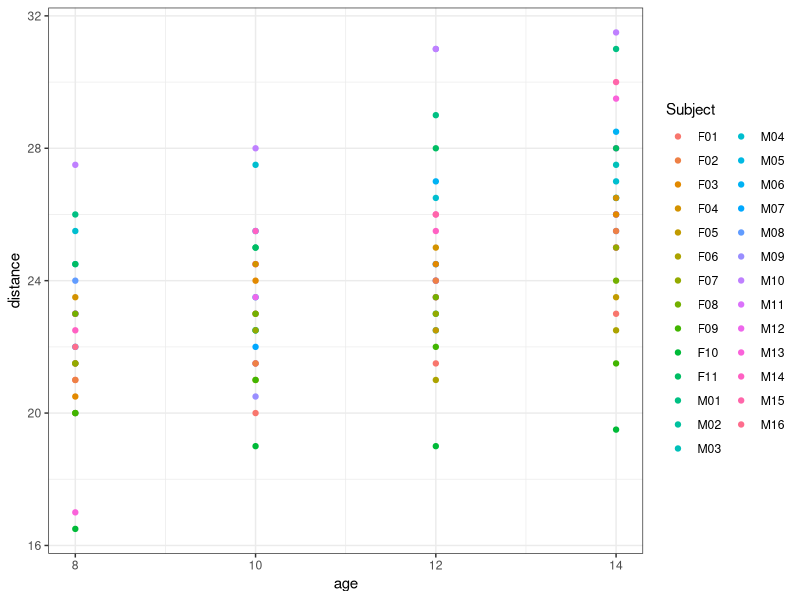
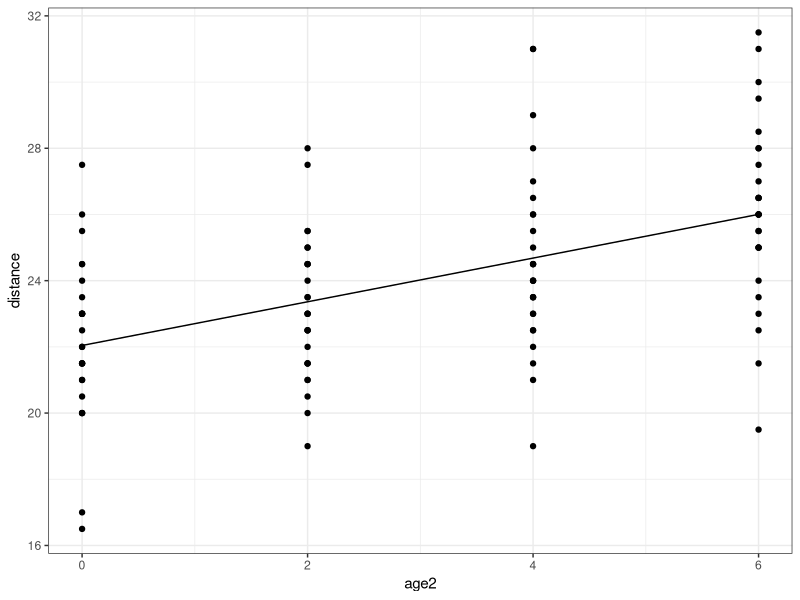
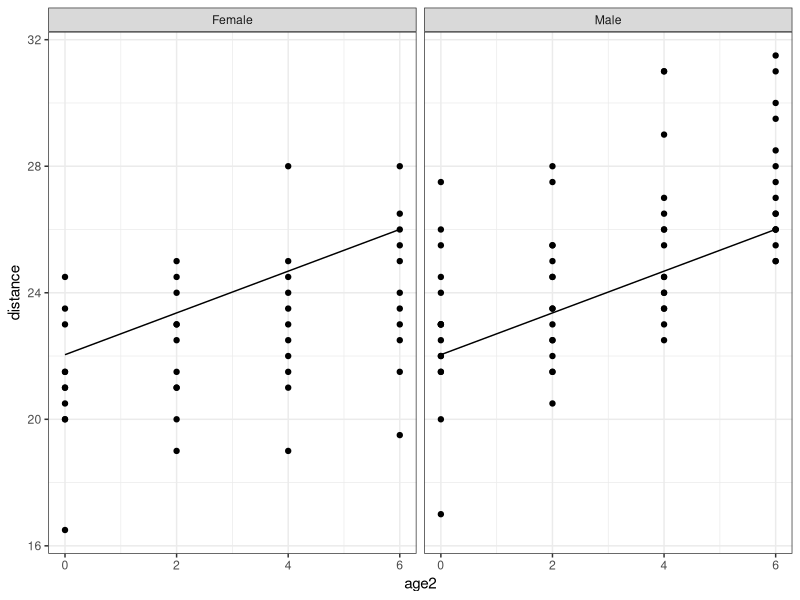
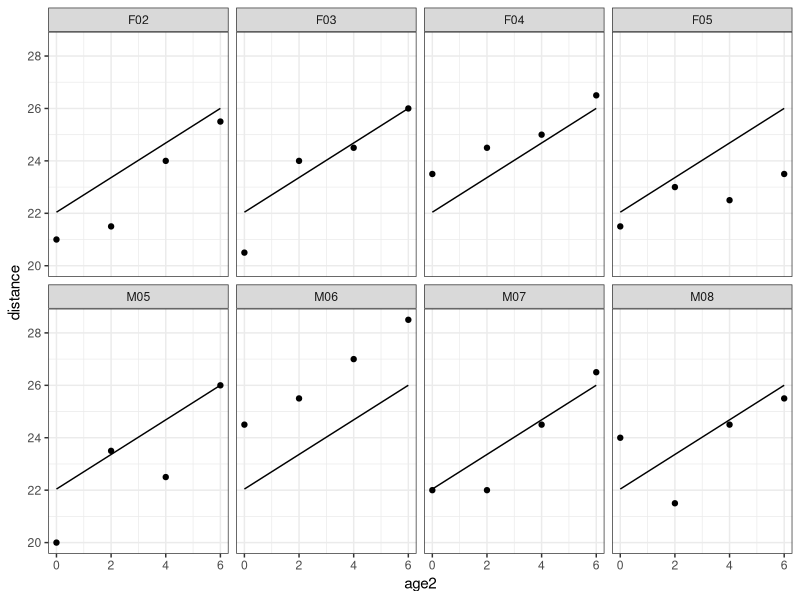
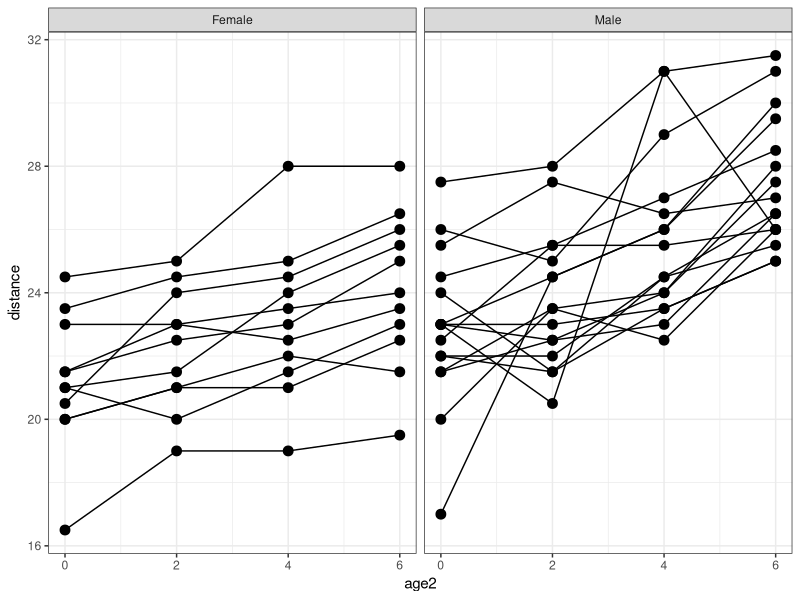
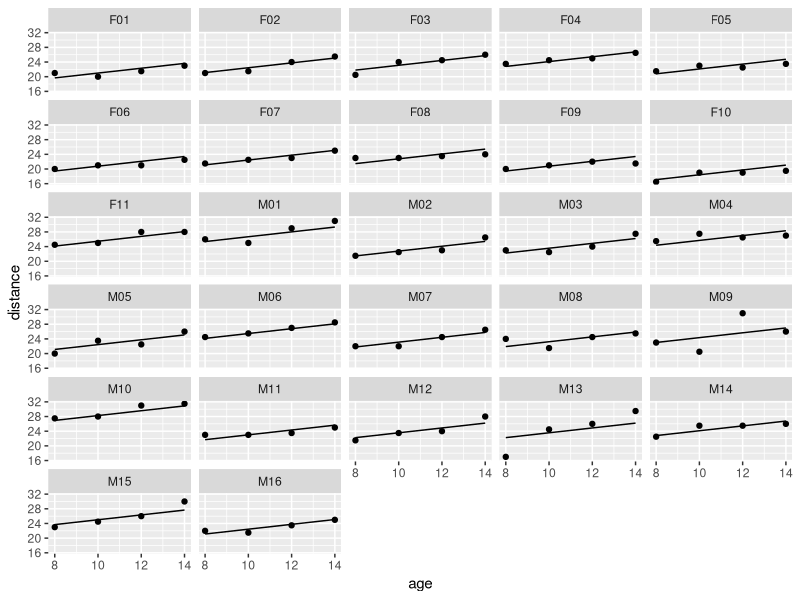
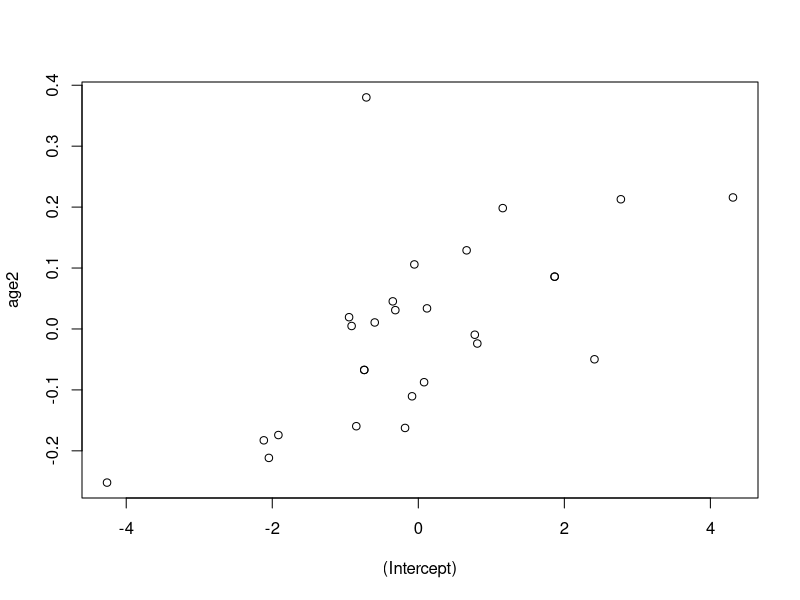
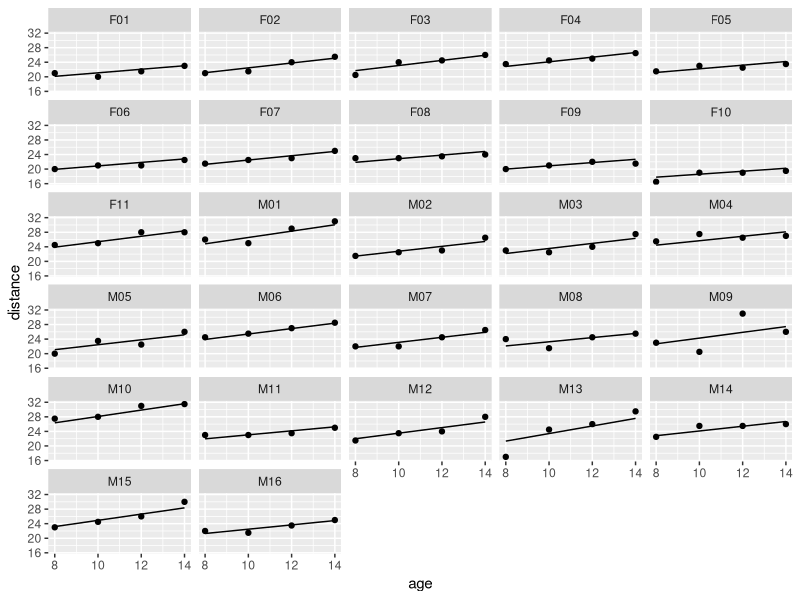

Reproduce these figures in R, in order.
## ---- chunk 1
knitr::opts_chunk$set(echo = TRUE)
library(png)
library(grid)
## ---- chunk 2
library(lme4)
## ---- chunk 3
orthodont = read.csv("orthodont.csv")
str(orthodont)
## ---- chunk 4
library(ggplot2)
ggplot(orthodont, aes(x = age, y = distance, col = Subject)) + 
  geom_point() +
  theme_bw()
## ---- chunk 5
library(dplyr)
orthodont %>% filter(Subject == "M10")
## ---- chunk 6
lm1 = lm(distance ~ age, data = orthodont)
summary(lm1)
## ---- chunk 7
orthodont$age2 = orthodont$age - 8
lm2 = lm(distance ~ age2, data = orthodont)
summary(lm2)
## ---- chunk 8
anova(lm2)
## ---- chunk 9
p <- ggplot(data = orthodont, aes(x = age2,y = distance)) + 
  geom_point() + 
  geom_line(aes(x = age2,y = predict(lm1)))  +
  theme_bw()
p
## ---- chunk 10
p + facet_wrap(~ Sex)
## ---- chunk 11
subject.select <- c(paste0("M0", 5:8), paste0("F0", 2:5))
orthodont.select <- orthodont %>% 
  filter(Subject %in% subject.select)

ggplot(orthodont.select, aes(x = age2,y = distance)) + 
  geom_point() + 
  geom_line(aes(x = age2,y = predict(lm1, newdata = orthodont.select))) + facet_wrap(~ Subject, nrow = 2) +
  theme_bw()
## ---- chunk 12
ggplot(data = orthodont, aes(x = age2, y = distance)) + 
  geom_point(size = 3) + 
  geom_line(aes(x = age2, y = distance, group = Subject)) + 
  facet_wrap(~ Sex) +
  theme_bw()
## ---- chunk 13
lme1 = lmer(distance ~ age2 + (1 | Subject), 
            data = orthodont, REML = FALSE) 
summary(lme1)
## ---- chunk 14
ranef(lme1)
## ---- chunk 15
orthodont$random_intercept <- fitted(lme1)
ggplot(data = orthodont, aes(x = age, y = distance)) + 
  geom_point() + 
  geom_line(aes(x = age, y = random_intercept)) + 
  facet_wrap(~Subject, ncol=5) 
## ---- chunk 16
lme2 = lmer(distance ~ age2 + (age2 | Subject), 
            data = orthodont, REML = FALSE) 
summary(lme2)
## ---- chunk 17
plot(ranef(lme2)$Subject)
## ---- chunk 18
orthodont$random_slope <- fitted(lme2)
ggplot(data = orthodont, aes(x = age, y = distance)) + 
  geom_point() + 
  geom_line(aes(x = age, y = random_slope)) + 
  facet_wrap(~ Subject, ncol=5) 
## ---- chunk 19
AIC(lm2, lme1, lme2)
## ---- chunk 20
lme3 = lmer(distance ~ age2 + (1 | Subject), 
            data = orthodont, REML = TRUE) 
summary(lme3)
